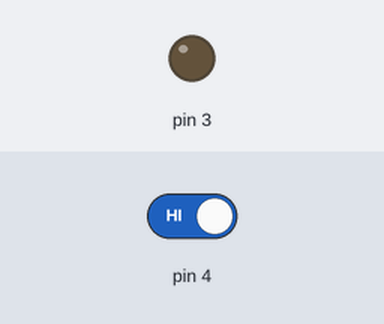
Recording of a sketch running on a simulated Arduino Uno, built with avr-gcc and run on an emulated ATmega328P. Parts: output pins drawn as LEDs (lit = HIGH). The inputs (shaded band) are chosen by the test bench; at power-on: pin 4 HIGH.

Above: at 1.2 s.
1.3 s: pin 4 driven LOW
At 2.2 s:
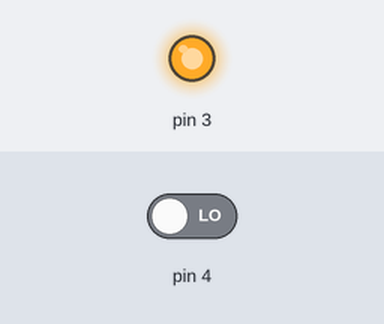
2.8 s: pin 4 driven HIGH
At 3.4 s:
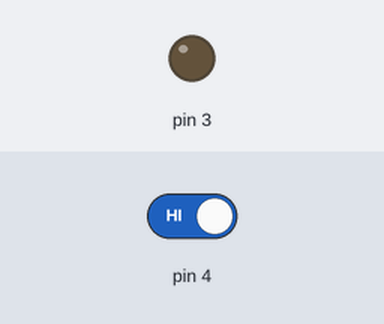
Timing chart, 0 to 5.8 s (numbered marks = the images above; inputs shaded):
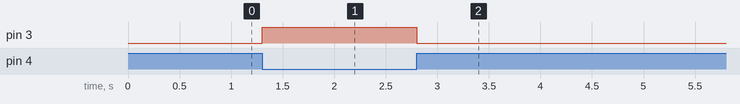

The sketch:

RP2040_Connection_Test.ino
```cpp
//#include <WiFiNINA.h>

void setup() {
  Serial.begin(9600);
  pinMode(3, OUTPUT);
  pinMode(4, INPUT);
}

void loop() {
  //Serial.println("Hello, World!");
  //delay(5000);

  // digitalWrite(3, HIGH);
  // //Serial.println("HIGH");
  // delay(500);
  // digitalWrite(3, LOW);
  // //Serial.println("LOW");
  // delay(500);

  if(!digitalRead(4))
  {
    digitalWrite(3, HIGH);
  }
  else
  {
    digitalWrite(3, LOW);
  }

}
```

Measured:
- after the input at 1.3 s, pin 3: LOW → HIGH at once
- after the input at 2.8 s, pin 3: HIGH → LOW at once
